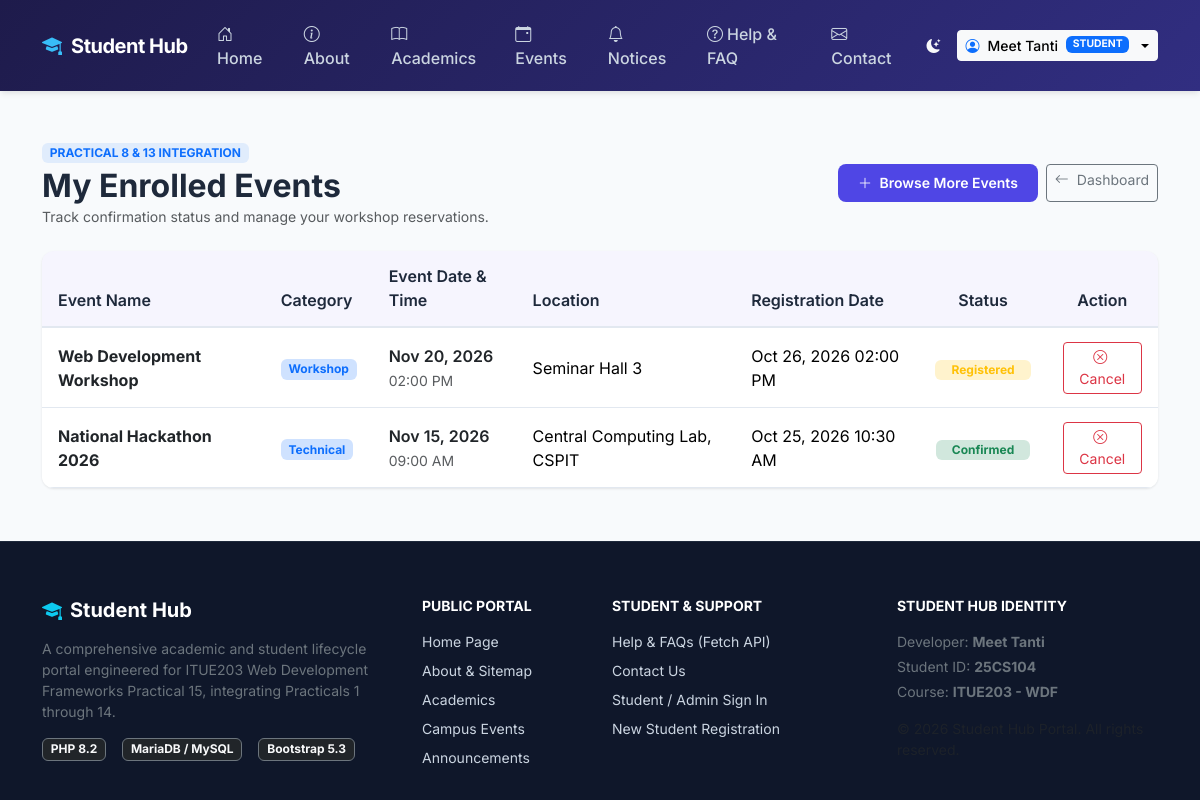
Page /student/events.php (signed in) on the committed database.
### tables this page shows
CREATE TABLE registrations (
    id INT AUTO_INCREMENT PRIMARY KEY,
    student_id INT NOT NULL,
    event_id INT NOT NULL,
    registration_date TIMESTAMP DEFAULT CURRENT_TIMESTAMP,
    status ENUM('registered', 'approved', 'rejected') DEFAULT 'registered',
    notes VARCHAR(255) NULL,
    UNIQUE KEY uq_student_event (student_id, event_id),
    CONSTRAINT fk_reg_student FOREIGN KEY (student_id) REFERENCES students(id) ON DELETE CASCADE,
    CONSTRAINT fk_reg_event FOREIGN KEY (event_id) REFERENCES events(id) ON DELETE CASCADE
);

CREATE TABLE events (
    id INT AUTO_INCREMENT PRIMARY KEY,
    event_name VARCHAR(150) NOT NULL,
    description TEXT NULL,
    category VARCHAR(50) DEFAULT 'Academic',
    event_date DATE NOT NULL,
    event_time VARCHAR(20) DEFAULT '10:00 AM',
    location VARCHAR(150) NOT NULL,
    max_seats INT DEFAULT 100,
    poster_image VARCHAR(255) NULL,
    status ENUM('upcoming', 'completed', 'cancelled') DEFAULT 'upcoming',
    created_by INT NULL,
    created_at TIMESTAMP DEFAULT CURRENT_TIMESTAMP,
    CONSTRAINT fk_events_creator FOREIGN KEY (created_by) REFERENCES users(id) ON DELETE SET NULL
);

### includes/functions.php (called while the page is built, shortened)
<?php
function e(?string $string): string
{
    return htmlspecialchars($string ?? '', ENT_QUOTES, 'UTF-8');
}

### student/events.php (the view, shortened to what this page needs)
<?php
require_once __DIR__ . '/../includes/functions.php';
require_once __DIR__ . '/../includes/header.php';
require_once __DIR__ . '/../includes/navbar.php';
$userId = currentUser()['id'];
$stuStmt = $pdo->prepare('SELECT id FROM students WHERE user_id = ?');
$stuStmt->execute([$userId]);
$studentId = $stuStmt->fetchColumn();
$query = "SELECT r.id as reg_id, r.registration_date, r.status as reg_status,
                 e.id as event_id, e.event_name, e.event_date, e.event_time, e.location, e.category
          FROM registrations r
          JOIN events e ON r.event_id = e.id
          WHERE r.student_id = ?
          ORDER BY r.registration_date DESC";
$stmt = $pdo->prepare($query);
$stmt->execute([$studentId ?: 0]);
$registrations = $stmt->fetchAll();
?>
<main class="py-5">
    <div class="container">
        <div class="d-flex flex-wrap justify-content-between align-items-center mb-4">
            <div>
                <span class="badge bg-primary bg-opacity-10 text-primary fw-bold text-uppercase mb-1">Practical 8 & 13 Integration</span>
                <h2 class="fw-bold mb-0">My Enrolled Events</h2>
                <p class="text-muted small mb-0">Track confirmation status and manage your workshop reservations.</p>
            </div>
            <div class="mt-3 mt-md-0 d-flex gap-2">
                <a href="<?= APP_URL ?>/events.php" class="btn btn-primary-sh btn-sm">
                    <i class="bi bi-plus-lg me-1"></i> Browse More Events
                </a>
                <a href="<?= APP_URL ?>/student/dashboard.php" class="btn btn-outline-secondary btn-sm">
                    <i class="bi bi-arrow-left me-1"></i> Dashboard
                </a>
            </div>
        </div>
        <div class="card card-sh border-0 overflow-hidden">
            <div class="table-responsive">
                <table class="table table-sh align-middle mb-0">
                    <thead>
                        <tr>
                            <th>Event Name</th>
                            <th>Category</th>
                            <th>Event Date & Time</th>
                            <th>Location</th>
                            <th>Registration Date</th>
                            <th class="text-center">Status</th>
                            <th class="text-center">Action</th>
                        </tr>
                    </thead>
                    <tbody>
                        <?php if (empty($registrations)): ?>
                            <tr>
                                <td colspan="7" class="text-center py-5 text-muted">
                                    <i class="bi bi-ticket-detailed display-4 text-secondary d-block mb-2"></i>
                                    You have not registered for any events yet.<br>
                                    <a href="<?= APP_URL ?>/events.php" class="btn btn-outline-primary btn-sm mt-3">Explore Events Directory</a>
                                </td>
                            </tr>
                        <?php else: ?>
                            <?php foreach ($registrations as $r): ?>
                                <tr>
                                    <td>
                                        <div class="fw-bold text-dark"><?= e($r['event_name']) ?></div>
                                    </td>
                                    <td><span class="badge bg-primary-subtle text-primary"><?= e($r['category']) ?></span></td>
                                    <td>
                                        <div class="fw-semibold text-dark"><?= date('M d, Y', strtotime($r['event_date'])) ?></div>
                                        <small class="text-muted"><?= e($r['event_time']) ?></small>
                                    </td>
                                    <td><?= e($r['location']) ?></td>
                                    <td><?= date('M d, Y h:i A', strtotime($r['registration_date'])) ?></td>
                                    <td class="text-center">
                                        <?php if ($r['reg_status'] === 'approved'): ?>
                                            <span class="badge bg-success-subtle text-success px-3 py-1">Confirmed</span>
                                        <?php elseif ($r['reg_status'] === 'rejected'): ?>
                                            <span class="badge bg-danger-subtle text-danger px-3 py-1">Rejected</span>
                                        <?php else: ?>
                                            <span class="badge bg-warning-subtle text-warning px-3 py-1">Registered</span>
                                        <?php endif; ?>
                                    </td>
                                    <td class="text-center">
                                        <form method="POST" onsubmit="return confirm('Are you sure you want to cancel this event registration?');">
                                            <button type="submit" class="btn btn-outline-danger btn-sm" title="Cancel Registration">
                                                <i class="bi bi-x-circle me-1"></i> Cancel
                                            </button>
                                        </form>
                                    </td>
                                </tr>
                            <?php endforeach; ?>
                        <?php endif; ?>
                    </tbody>
                </table>
            </div>
        </div>
    </div>
</main>
<?php require_once __DIR__ . '/../includes/footer.php'; ?>

### assets/css/style.css (style rules this page uses)
:root { --primary-color: #4f46e5; --primary-hover: #4338ca; --primary-light: #eef2ff; --secondary-color: #6366f1; --dark-bg: #1e1b4b; --accent-color: #06b6d4; --success-color: #10b981; --warning-color: #f59e0b; --danger-color: #ef4444; --bg-body: #f8fafc; --text-main: #1e293b; --text-muted: #64748b; --card-bg: #ffffff; --card-border: #e2e8f0; --radius-sm: 8px; --radius-md: 12px; --radius-lg: 16px; --shadow-sm: 0 1px 3px rgba(0,0,0,0.06), 0 1px 2px rgba(0,0,0,0.04); --shadow-md: 0 4px 6px -1px rgba(0,0,0,0.07), 0 2px 4px -1px rgba(0,0,0,0.04); --shadow-lg: 0 10px 15px -3px rgba(0,0,0,0.08), 0 4px 6px -2px rgba(0,0,0,0.03); }
body { background-color: var(--bg-body); color: var(--text-main); font-family: 'Inter', system-ui, -apple-system, BlinkMacSystemFont, "Segoe UI", Roboto, Oxygen, Ubuntu, Cantarell, sans-serif; min-height: 100vh; display: flex; flex-direction: column; transition: background-color 0.25s ease, color 0.25s ease; }
main { flex: 1 0 auto; }
.card-sh { background-color: var(--card-bg); border: 1px solid var(--card-border); border-radius: var(--radius-md); box-shadow: var(--shadow-sm); transition: transform 0.2s ease, box-shadow 0.2s ease; }
.btn-primary-sh { background-color: var(--primary-color); color: #ffffff; border: none; font-weight: 600; padding: 0.55rem 1.25rem; border-radius: var(--radius-sm); transition: background-color 0.2s ease, transform 0.1s ease; }
.table-sh { border-collapse: separate; border-spacing: 0; width: 100%; }
.table-sh th { background-color: rgba(79, 70, 229, 0.05); font-weight: 600; color: var(--text-main); border-bottom: 2px solid var(--card-border); padding: 0.85rem 1rem; }
.table-sh td { padding: 0.85rem 1rem; vertical-align: middle; border-bottom: 1px solid var(--card-border); }

### rows in the picture
registrations: event.event_name "Web Development Workshop", event.category "Workshop", event.event_date "Nov 20, 2026", event.event_time "02:00 PM", event.location "Seminar Hall 3", registration_date "Oct 26, 2026 02:00 PM", status "Registered"
registrations: event.event_name "National Hackathon 2026", event.category "Technical", event.event_date "Nov 15, 2026", event.event_time "09:00 AM", event.location "Central Computing Lab, CSPIT", registration_date "Oct 25, 2026 10:30 AM", status "Confirmed"

### other values in the picture
$user['name'] "Meet Tanti"
$role "STUDENT"
